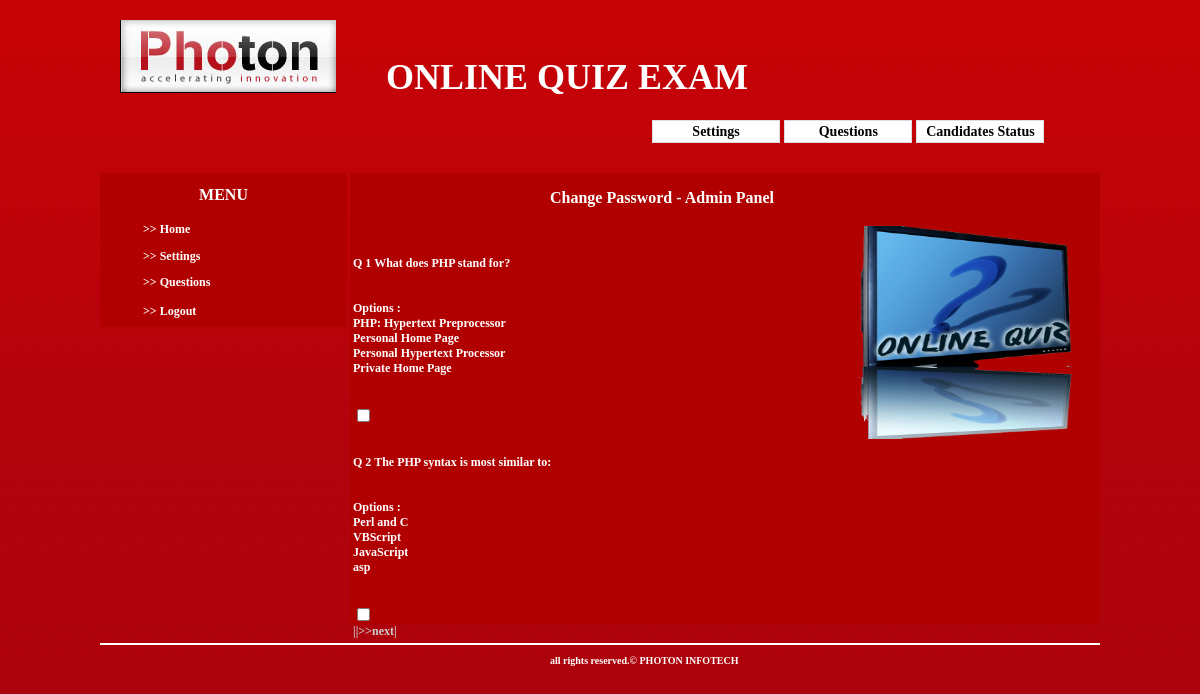
Page /admin/delques.php on the committed database.
### tables this page shows
CREATE TABLE IF NOT EXISTS `quiz_questions` (
  `qid` int(11) NOT NULL AUTO_INCREMENT,
  `question` varchar(200) NOT NULL,
  `option1` varchar(50) NOT NULL,
  `option2` varchar(50) NOT NULL,
  `option3` varchar(50) NOT NULL,
  `option4` varchar(50) NOT NULL,
  PRIMARY KEY (`qid`)
);

### admin/delques.php (the view, shortened to what this page needs)
<html>
<head>
<link rel="stylesheet" href="../css/quiz.css">
</head>
<body>
<div class="main">
		<div class="header">
			<div class="logo">
			</div>
			<div class="title">
			  <p style="text-indent:50px;">ONLINE QUIZ EXAM </p>
		    </div>
		</div>
		<div id="nav-menu">
			<ul>
				<li><a href="changepassword.php">Settings</a></li>
				<li><a href="questions.php?pag=0">Questions</a></li>
				<li><a href="status.php">Candidates Status</a></li>
			</ul>
		</div>
		<div class="content">
		  <div class="side_menu">
				<table class="table" width="247" height="154" >
					<tr>
					  <td height="39" colspan="2" style="font-size:16px; text-align:center">MENU</td>
					</tr>
					<tr>
					  <td height="27" align="left" style="text-indent:40px;">&gt;&gt; <a href="index.php" target="_self" class="style1">Home</a> </td>
				  </tr>
					<tr>
					  <td align="left" style="text-indent:40px;">&gt;&gt; <a href="changepassword.php" target="_self" class="style1">Settings</a> </td>
					</tr>
					<tr>
					  <td height="27" align="left" style="text-indent:40px;">&gt;&gt; <a href="questions.php?pag=0" target="_self" class="style1">Questions </a></td>
				  </tr>
					<tr>
					  <td height="27" align="left" style="text-indent:40px;">&gt;&gt; <a href="logout.php" target="_self" class="style1">Logout</a> </td>
					</tr>
			</table>
          </div>
		  <div class="questions">
			<p style=" font-family:'Trebuchet MS'; font-size:16px; text-indent:200px; font-weight:bold; color:#FFFFFF;">Change Password -  Admin Panel </p>
			<table width="735" height="388" border="0">
              <tr>
                <td width="494" align="left" valign="top"><p style="font-family:'Trebuchet MS'; font-size:14px; color:#FFFFFF;">
				<?php
				     $az="select count(*) from quiz_questions";
			   $ax=mysql_query($az);
			   $ac=mysql_fetch_array($ax);
			   $rec_limit=2;
			   $rec_count=$ac[0];
			  $pag = $_REQUEST['pag'];
				$rec_start = $rec_limit*$pag;
              $i="select * from quiz_questions limit $rec_start,$rec_limit";
			  $control1 = $rec_start+$rec_limit;
      $j=mysql_query($i);
     while ($k=mysql_fetch_array($j))
	{
		echo "<div class='table'>Q ".$k['qid']." ".$k['question']."<br /></div>";
		echo "<div class='table'>Options "." :"."<br />".$k['option1']."<br />".$k['option2']."<br />".$k['option3']."<br />".$k['option4']."<br /></div>";
		echo "<div class='table'><input type='checkbox' name='che[]' value='".$k[qid]."' /></div>";
	}
	$npag=$pag+1;
	if($control1 < $rec_count)
	{
		echo "<a href='questions.php?pag=$npag'  class='nebk'>||>>next|</a>";
	}
				?>
				  </p>
                </td>
                <td width="225" align="left" valign="top"><img src="../images/online.png"   width="226" height="213" /></td>
              </tr>
            </table>
			</div>
		</div>
  <div class="footer">
		<hr color="#FFFFFF"  />
	<p class="bottom-text" style="text-indent:450px;">all rights reserved.&copy; PHOTON INFOTECH</p></div>
</div>
</body>
</html>

### css/quiz.css (style rules this page uses)
html,body { margin:0px; padding:0px; text-align: center; background-image:url('../images/bg.jpg'); background-repeat:repeat-x; }
.main { padding:0px; width:1000px; height:550px; margin: 0 auto; text-align: left; }
.header { margin:0px; float:left; width:1000px; height:100px; }
.logo { float:left; width:216px; margin-top:20px; margin-left:20px; height:100px; background-image:url('../images/logo.jpg'); background-repeat:no-repeat; }
.title { float:left; width:700px; height:70px; font-family:"Trebuchet MS"; margin-top:20px; font-size:36px; font-weight:bold; color:#FFFFFF; }
.content { margin:0px; float:left; width:1000px; height:500px; }
.side_menu { margin:0px; float:left; width:250px; height:200px; }
.questions { margin:0px; float:left; width:750px; height:450px; background-color:#B00000; margin-top:30px; }
.footer { margin:0px; clear:both; width:1000px; height:80px; }
.bottom-text { font-family:"Trebuchet MS"; font-size:10px; font-weight:bold; color:#FFFFFF; }
#nav-menu ul { list-style: none; padding: 0; margin: 0; }
#nav-menu li { float: left; margin: 0 0.15em; }
#nav-menu li a { background:#fff bottom left repeat-x; height: 1.5em; line-height: 1.5em; float: left; width: 9em; display: block; border: 0.1em solid #dcdce9; color:#000000; text-decoration:none; text-align: center; }
#nav-menu li a { float: none; }
#nav-menu { width:30em; float:right; margin-right:30px; margin-top:20px; font-family:"Trebuchet MS"; font-size:14px; font-weight:bold; }
.table { color:#FFFFFF; font-family:"Trebuchet MS"; font-size:12px; font-weight:bold; margin-top:30px; background-color:#B00000; }
.style1 { font-size: 12px; text-decoration: none; color: #FFFFFF; }

### admin/delques.php (style rules this page uses)
.nebk { font-size: 12px; color: #CCCCCC; text-decoration: none; font-family: "Trebuchet MS"; font-weight: bold; text-align: right; }

### rows in the picture
quiz_questions: qid "1", question "What does PHP stand for?", option1 "PHP: Hypertext Preprocessor", option2 "Personal Home Page", option3 "Personal Hypertext Processor", option4 "Private Home Page"
quiz_questions: qid "2", question "The PHP syntax is most similar to:", option1 "Perl and C", option2 "VBScript", option3 "JavaScript", option4 "asp"
